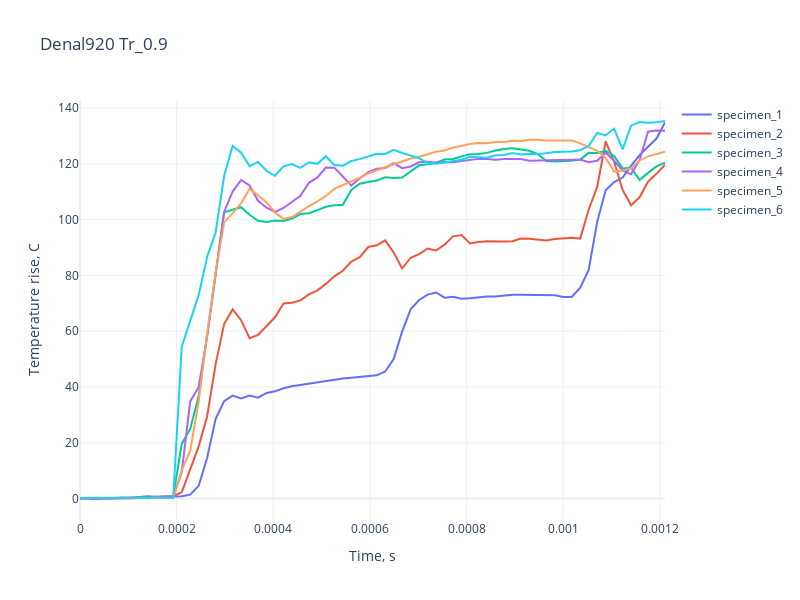

The notebook cell this image was saved under:
### Code cell
way = '/Users/lubimyj/Git/experiments/Plansee-Tungstan-W/'
materials = ['Denal920','DX2']
specimens = ['1','2','3','4','5','6']
to_IR_data = '/Specimen'
to_raw_data = '/test/Original WFT Files/'
IR_index = '_IR/'
subFold = '/IRCamera/Specimen'
testFold = 'test/EXP #1/'
dataFold = '/FLT/'
title = 'Tr_0.9'
max_data = pd.DataFrame() 

material = materials[0]
print (f'material {material}')

fig1 = go.Figure()
fig1.update_layout(template = 'plotly_white', width=800, height=600,
                        title = f'{material} {title}')
for specimen in specimens:
    
    thermo_data_path = way + material + subFold + specimen + to_IR_data + specimen + IR_index

    thermo_data = pd.read_csv(thermo_data_path +'Temperature_Spec_'+specimen+'Max_Tr.csv', sep = '\t' )
    fig1.add_trace(go.Scatter(x = thermo_data.time, y = thermo_data[title], name = f'specimen_{specimen}'))
    fig1.update_xaxes(title_text="Time, s")

    fig1.update_yaxes(title_text="Temperature rise, C")
    max_data[f'specimen_{specimen}'] = thermo_data[title]
max_data['time'] = thermo_data['time']
fig1.show()
#fig1.write_html(way + material+ '/' + f'All_IR_data{material}_{title}.html')
